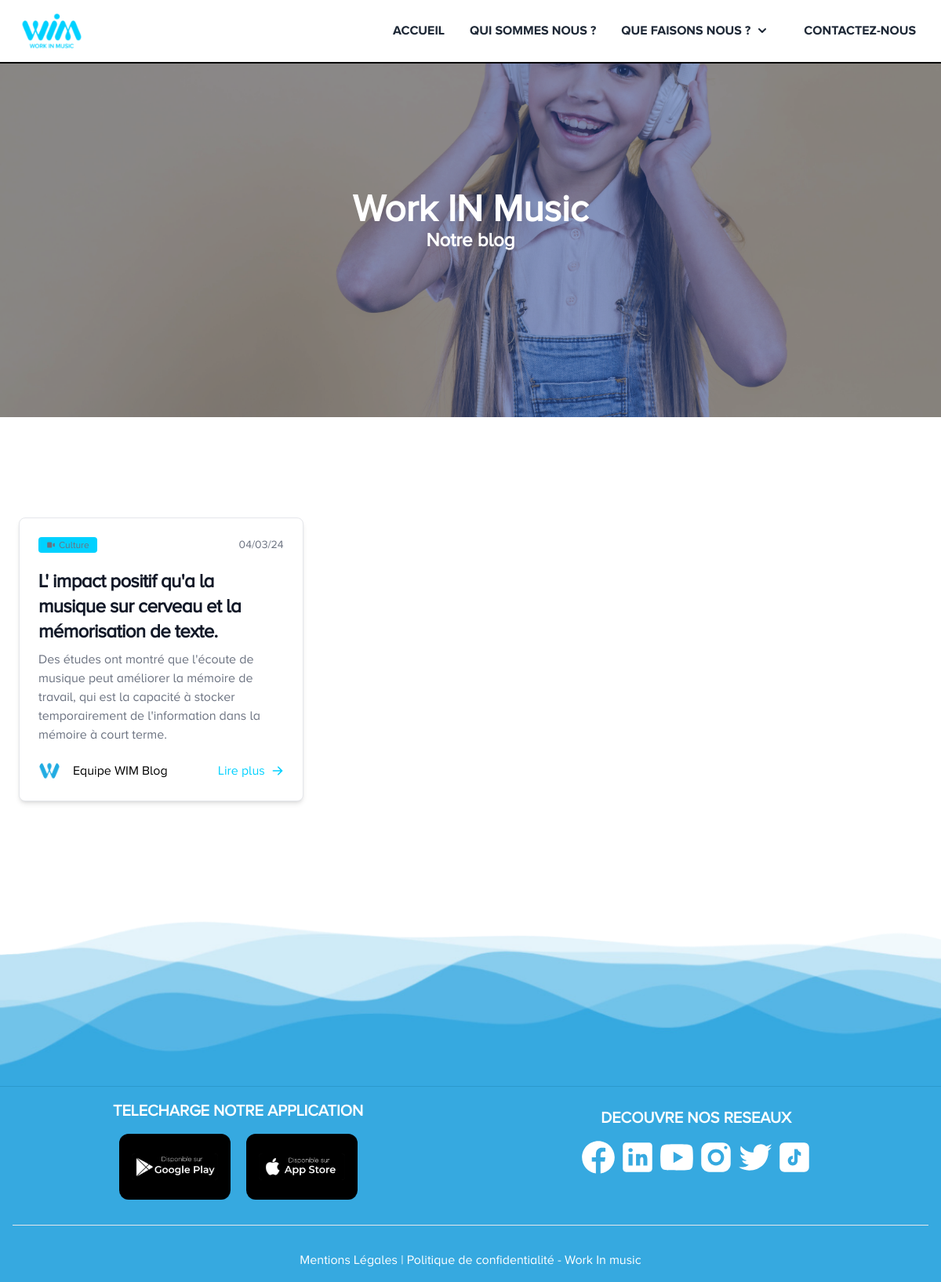
Screenshot of /blog/ with the database file from the repository.
### blog/models.py (models this page shows, shortened)
class Post(models.Model):
    title=models.CharField(max_length=500)
    content=FroalaField()
    description=models.CharField(max_length=1000,default="")
    active=models.BooleanField(default=True)
    type=models.CharField(max_length=200,default="Tutoriel")
    author=models.CharField(max_length=200,default="Anonyme")
    date=models.DateTimeField(auto_now=True)
    slug = models.SlugField(blank=True,null=True)

### blog/views.py (the view)
# urls.py: path("",views.blog_view,name="blog_list"),
def blog_view(request):
    posts=Post.objects.filter(active=True)
    context={
        "posts":posts,
        "taille":len(posts)
    }
    return render(request,"blog.html",context=context)

### template/blog.html (shortened to what this page needs)
{% extends 'base.html' %}
{% load static %}
{% load mathfilters %}
{% block content %}
<div class="flex flex-col justify-evenly min-h-screen">
<section id="section_home" class="max-w-screen py-8 relative min-h-[300px] overflow-hidden mb-8 overflow-y-hidden ">
  <div
          style=" background-image: url({% static 'images/back.jpg' %}) "
        class="w-full min-h-[275px] bg-cover bg-center">
        <div class="w-full min-h-[500px] flex  justify-center items-center
             bg-blue-600/30 backdrop-brightness-75">
           <div class="flex flex-col items-center text-center">
                  <span class="text-white text-4xl md:text-5xl xl:text-6xl w-full font-bold text-center">Work IN Music</span>
            <p class="font-semibold text-2xl md:text-3xl text-white">Notre blog</p>
            </div>
        </div>
    </div>
  </section>
  <section class="bg-white dark:bg-gray-900">
    <div class="py-8 px-4 mx-auto max-w-screen-xl lg:py-16 lg:px-6">
        {% if taille == 0 %}
        <div class="flex justify-center items-center min-h-[600px]">
            <h1 class="text-3xl md:text-4xl lg:text-5xl xl:text-6xl"> AUCUN POST DISPONIBLE POUR LE MOMENT</h1>
        </div>
        {% else %}
        <div class="grid gap-8 md:grid-cols-2 lg:grid-cols-3 xl:grid-flow-row 2xl:grid-cols-5 mx-auto items-center justify-center">
            {% for post in posts %}
            <article class="p-6 hover:ring-2  hover:ring-[#7CFFCE] focus:ring-2 focus:ring-[#00D1FF]     focus:ring-[#7CFFCE] bg-white rounded-lg border border-gray-200 shadow-md dark:bg-gray-800 dark:border-gray-700">
                <div class="flex justify-between items-center mb-5 text-gray-500">
                    <span class="bg-[#00d1ff] text-primary-800 text-xs font-medium inline-flex items-center px-2.5 py-0.5 rounded dark:bg-primary-200 dark:text-primary-800">
                        <svg class="mr-1 w-3 h-3" fill="currentColor" viewBox="0 0 20 20" xmlns="http://www.w3.org/2000/svg"><path d="M2 6a2 2 0 012-2h6a2 2 0 012 2v8a2 2 0 01-2 2H4a2 2 0 01-2-2V6zM14.553 7.106A1 1 0 0014 8v4a1 1 0 00.553.894l2 1A1 1 0 0018 13V7a1 1 0 00-1.447-.894l-2 1z"></path></svg>
                        {{post.type}}
                    </span>
                    <span class="text-sm">{{ post.date | date:"d/m/y" }}</span>
                </div>
                <h2 class="mb-2 text-2xl font-bold tracking-tight text-gray-900 dark:text-white"><a href="{% url 'blog_unique' post.slug %}">{{post.title}}</a></h2>
                <p class="mb-5 font-light text-gray-500 dark:text-gray-400">{{ post.description }}</p>
                <div class="flex justify-between items-center">
                    <div class="flex items-center space-x-4">
                        <img class="w-7 h-7 rounded-full" src="{% static 'images/logo.png' %}" alt='{{ post.author }}' />
                        <span class="font-medium dark:text-white">
                            {{ post.author }}
                        </span>
                    </div>
                    <a href="{% url 'blog_unique' post.slug %}" class="inline-flex items-center font-medium  text-[#00d1ff]  dark:text-primary-500 hover:underline">
                        Lire plus
                        <svg class="ml-2 w-4 h-4" fill="currentColor" viewBox="0 0 20 20" xmlns="http://www.w3.org/2000/svg"><path fill-rule="evenodd" d="M10.293 3.293a1 1 0 011.414 0l6 6a1 1 0 010 1.414l-6 6a1 1 0 01-1.414-1.414L14.586 11H3a1 1 0 110-2h11.586l-4.293-4.293a1 1 0 010-1.414z" clip-rule="evenodd"></path></svg>
                    </a>
                </div>
            </article>
            {% endfor %}
             </div>
        {% endif %}
    </div>
  </section>
</div>
{% endblock content %}

### rows the page displays
Post: type "Culture", date "04/03/24", title "L' impact positif qu'a la musique sur cerveau et la mémorisation de texte.", description "Des études ont montré que l'écoute de musique peut améliorer la mémoire de travail, qui est la capacité à stocker temporairement de l'information dans la mémoire à court terme.", author "Equipe WIM Blog"
